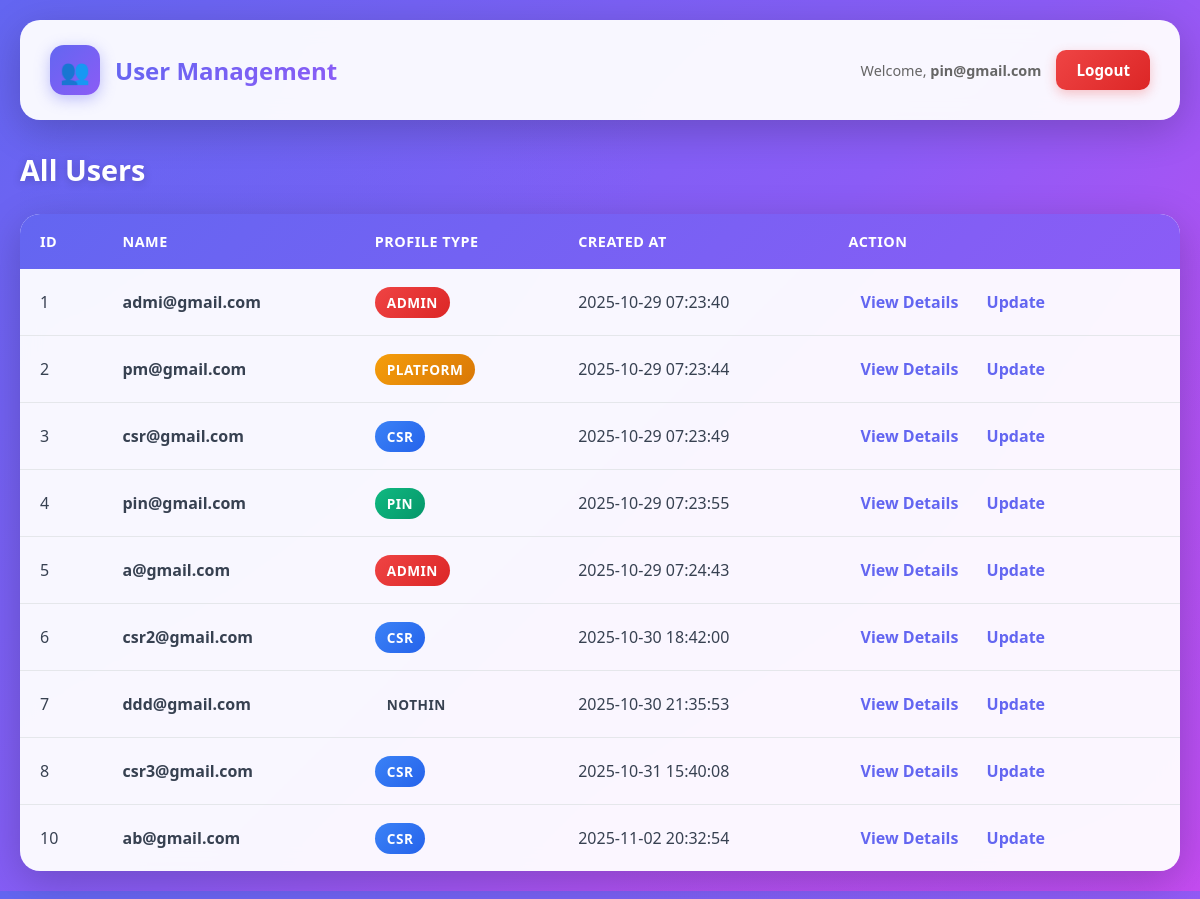
The app's page /CSIT314/Boundary/view_users.php (signed in) with its own data.
### tables this page shows
CREATE TABLE `users` (
  `id` int(11) NOT NULL,
  `name` varchar(100) NOT NULL,
  `password_hash` varchar(255) NOT NULL,
  `profile_type` varchar(50) NOT NULL,
  `status` enum('active','suspended') DEFAULT 'active',
  `created_at` timestamp NOT NULL DEFAULT current_timestamp()
);

### CSIT314/Controller/view_usersController.php (called while the page is built, shortened)
<?php
final class view_usersController
{
    private function getConnection(): PDO
    {
        $host = '127.0.0.1';
        $db   = 'csit314';
        $user = 'root';
        $pass = '';
        $dsn  = "mysql:host=$host;dbname=$db;charset=utf8mb4";
        return new PDO($dsn, $user, $pass, [
            PDO::ATTR_ERRMODE => PDO::ERRMODE_EXCEPTION,
            PDO::ATTR_DEFAULT_FETCH_MODE => PDO::FETCH_ASSOC,
        ]);
    }
    public function getAllUsers(): array
    {
        try {
            $pdo = $this->getConnection();
            $stmt = $pdo->query('SELECT id, name, profile_type, created_at FROM users ORDER BY id ASC');
            return $stmt->fetchAll();
        } catch (PDOException $e) {
            error_log('Error fetching users: ' . $e->getMessage());
            return [];
        }
    }
}

### CSIT314/Boundary/view_users.php (the view, shortened to what this page needs)
<?php
require_once __DIR__ . '/../Controller/view_usersController.php';
class view_users
{
    private view_usersController $controller;
    public function __construct()
    {
        $this->controller = new view_usersController();
    }
    public function displayUserView(): void
    {
        $users = $this->controller->getAllUsers();
        echo "<h2>All Users</h2>";
        echo "<div class='table-container'>";
        echo "<table>";
        echo "<thead>
                <tr>
                    <th>ID</th>
                    <th>Name</th>
                    <th>Profile Type</th>
                    <th>Created At</th>
                    <th>Action</th>
                </tr>
              </thead>
              <tbody>";
        foreach ($users as $user) {
            $id = htmlspecialchars((string) $user['id']);
            $name = htmlspecialchars($user['name']);
            $profile = htmlspecialchars($user['profile_type']);
            $created = htmlspecialchars($user['created_at']);
            echo "<tr>
                    <td>{$id}</td>
                    <td><strong>{$name}</strong></td>
                    <td><span class='badge badge-{$profile}'>{$profile}</span></td>
                    <td>{$created}</td>
                    <td>
                      <a href='?id={$id}' class='action-link'>View Details</a>
                      <a href='update_usersPg.php?id={$id}' class='action-link'>Update</a>
                    </td>
                  </tr>";
        }
        echo "</tbody></table>";
        echo "</div>";
    }
}
$view = new view_users();
$userName = htmlspecialchars($_SESSION['name'] ?? 'User');
?>
<!DOCTYPE html>
<html lang="en">
<head>
</head>
<body>
  <div class="header">
    <div class="header-left">
      <div class="logo">👥</div>
      <div class="header-title">User Management</div>
    </div>
    <div class="user-info">
      <span class="welcome-text">Welcome, <strong><?= $userName ?></strong></span>
      <a href="logout.php" class="btn btn-logout">Logout</a>
    </div>
  </div>
  <div class="container">
    <?php
    if (isset($_GET['id']) && is_numeric($_GET['id'])) {
        $view->displayUserDetail((int)$_GET['id']);
    } else {
        $view->displayUserView();
    }
    ?>
  </div>
</body>
</html>

### CSIT314/Boundary/view_users.php (style rules this page uses)
* { margin: 0; padding: 0; box-sizing: border-box; }
body { font-family: 'Segoe UI', Tahoma, Geneva, Verdana, sans-serif; min-height: 100vh; background: linear-gradient(135deg, #6366f1 0%, #8b5cf6 50%, #d946ef 100%); padding: 20px; position: relative; overflow-x: hidden; }
body::before { content: ''; position: absolute; width: 100%; height: 100%; background: radial-gradient(circle at 10% 20%, rgba(99, 102, 241, 0.4) 0%, transparent 40%), radial-gradient(circle at 90% 80%, rgba(139, 92, 246, 0.4) 0%, transparent 40%); animation: pulse 8s ease-in-out infinite; z-index: 0; }
.header { max-width: 1200px; margin: 0 auto 30px; background: rgba(255, 255, 255, 0.95); backdrop-filter: blur(10px); border-radius: 20px; padding: 25px 30px; box-shadow: 0 10px 40px rgba(0, 0, 0, 0.2); display: flex; justify-content: space-between; align-items: center; position: relative; z-index: 1; animation: fadeInDown 0.6s ease; }
.header-left { display: flex; align-items: center; gap: 15px; }
.logo { width: 50px; height: 50px; background: linear-gradient(135deg, #6366f1 0%, #8b5cf6 100%); border-radius: 14px; display: flex; align-items: center; justify-content: center; font-size: 1.5rem; color: white; box-shadow: 0 4px 15px rgba(99, 102, 241, 0.4); }
.header-title { font-size: 1.5rem; font-weight: 700; background: linear-gradient(135deg, #6366f1 0%, #8b5cf6 100%); -webkit-background-clip: text; -webkit-text-fill-color: transparent; background-clip: text; }
.user-info { display: flex; align-items: center; gap: 15px; }
.welcome-text { color: #666; font-size: 0.9rem; }
.btn { padding: 10px 20px; border: none; border-radius: 10px; font-weight: 600; cursor: pointer; text-decoration: none; transition: all 0.3s ease; display: inline-block; font-size: 0.95rem; }
.btn-logout { background: linear-gradient(135deg, #ef4444 0%, #dc2626 100%); color: white; box-shadow: 0 4px 12px rgba(239, 68, 68, 0.3); }
.container { max-width: 1200px; margin: 0 auto; position: relative; z-index: 1; animation: fadeInUp 0.6s ease; }
h2 { font-size: 1.8rem; font-weight: 700; margin-bottom: 25px; color: white; text-shadow: 0 2px 10px rgba(0, 0, 0, 0.2); }
.table-container { background: rgba(255, 255, 255, 0.95); backdrop-filter: blur(10px); border-radius: 20px; overflow: hidden; box-shadow: 0 10px 40px rgba(0, 0, 0, 0.2); }
table { width: 100%; border-collapse: collapse; }
thead { background: linear-gradient(135deg, #6366f1 0%, #8b5cf6 100%); }
thead tr th { padding: 18px 20px; text-align: left; color: white; font-weight: 600; font-size: 0.9rem; text-transform: uppercase; letter-spacing: 0.5px; }
tbody tr { border-bottom: 1px solid #e5e7eb; transition: background 0.2s ease; }
tbody tr:last-child { border-bottom: none; }
tbody td { padding: 16px 20px; color: #374151; }
.badge { display: inline-block; padding: 6px 12px; border-radius: 20px; font-size: 0.85rem; font-weight: 600; text-transform: uppercase; letter-spacing: 0.5px; }
.badge-admin { background: linear-gradient(135deg, #ef4444 0%, #dc2626 100%); color: white; }
.badge-csr { background: linear-gradient(135deg, #3b82f6 0%, #2563eb 100%); color: white; }
.badge-pin { background: linear-gradient(135deg, #10b981 0%, #059669 100%); color: white; }
.badge-platform { background: linear-gradient(135deg, #f59e0b 0%, #d97706 100%); color: white; }
.action-link { color: #6366f1; text-decoration: none; font-weight: 600; transition: all 0.2s ease; padding: 6px 12px; border-radius: 8px; display: inline-block; }

### records on screen
users: id "1", name "admi@gmail.com", profile_type "ADMIN", created_at "2025-10-29 07:23:40"
users: id "2", name "pm@gmail.com", profile_type "PLATFORM", created_at "2025-10-29 07:23:44"
users: id "3", name "csr@gmail.com", profile_type "CSR", created_at "2025-10-29 07:23:49"
users: id "4", name "pin@gmail.com", profile_type "PIN", created_at "2025-10-29 07:23:55"
users: id "5", name "a@gmail.com", profile_type "ADMIN", created_at "2025-10-29 07:24:43"
users: id "6", name "csr2@gmail.com", profile_type "CSR", created_at "2025-10-30 18:42:00"
users: id "7", name "ddd@gmail.com", profile_type "NOTHIN", created_at "2025-10-30 21:35:53"
users: id "8", name "csr3@gmail.com", profile_type "CSR", created_at "2025-10-31 15:40:08"
users: id "10", name "ab@gmail.com", profile_type "CSR", created_at "2025-11-02 20:32:54"

### other values on screen
$userName "pin@gmail.com"
